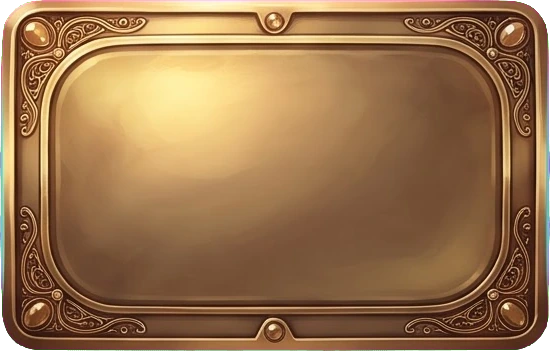
#> input picture assets/quest/plates/panel_chosen.webp, 550 x 351 px
$ python quest_plates.py ../assets/quest/plates/panel_chosen.webp
#> lines starting #> are read from the running program, lines starting #| are printed output that depends on the picture; after the words box and inside, x2 and y2 are one past the last pixel; in counts of white or black regions, pixels touching at a corner belong together
"""Quest's interface plates: cut the one Gemini sheet (art/QUEST_GEMINI_PROMPTS.md) into the pieces the game loads.

    python3 tools/quest_plates.py art/quest_plates_raw.png [--check] [--only panel_quiet,window]

The sheet holds nine plates in three rows of three, with flat magenta (#FF00FF) everywhere else. The plates are
FOUND, not cut at fixed thirds: the magenta is keyed, the sheet is split into bands of rows that contain anything,
each band into runs of columns, and each piece trimmed to its own bounds and written as a compressed .webp to
assets/quest/plates/. Cutting at exact thirds looked right and was not — the generator does not centre a plate in
its third, so the line between rows two and three fell inside the lower plates and every piece in the middle row
came out with a slice of the plate below it attached. That is invisible in the file and obvious in the game, as a
stray ornamented strip under every button.

A plate is used at many sizes — a button is 180 px wide on one screen and 260 on another — so the game draws it as
a nine-slice: four corners kept, four edges stretched along one axis, the middle stretched both ways. That only
works if every bit of ornament sits in a border band of constant width, so this tool MEASURES each plate's band,
on each of its four sides, and writes the four insets to assets/quest/plates.json. The game reads that file. The
art states its own geometry; the code adapts. Nothing here is hard-coded to a number in index.html.

--check measures and writes nothing. Run it first. Two defects make a plate unusable, and both are invisible until
it is stretched in the game:
  * a silhouette whose top or bottom edge is CURVED across the middle (an oval rather than a rounded rectangle).
    The middle is what gets stretched, so a curve there is stretched with it and the piece reads as a lens.
  * ornament that creeps inward past the band, which gets smeared across the stretched middle.
A smooth gradient across the middle is NOT a defect: a nine-slice scales the middle, it does not tile it, so a
gradient scales with it and the edges still meet. The first version of the prompt asked for a flat middle on that
mistaken ground; measuring showed the panels' strong top-to-bottom gradient is harmless.

Needs Pillow; numpy is used when present and is only a speed-up. Nothing else in the repo depends on this file:
the game paints its own plates in code until these exist, and picks them up without a code change once they do.
"""
import json, os, sys

# the grid, in reading order: the name each cell is written out as
CELLS = [['btn_gold', 'btn_jade', 'btn_steel'],
         ['panel_quiet', 'panel_chosen', 'panel_locked'],
         ['plaque', 'window', 'nameplate']]
ROOT = os.path.dirname(os.path.dirname(os.path.abspath(__file__)))
OUT = os.path.join(ROOT, 'assets', 'quest', 'plates')
LAY = os.path.join(ROOT, 'assets', 'quest', 'plates.json')
KEY_T = 70        # how far the magenta score (min(r-g, b-g)) must reach for a pixel to be a hole
CORE = 0.62       # below KEY_T * CORE a pixel is fully a hole; above it, it fades out
LINE = 3          # px masked either side of each cell boundary: Gemini draws the boundaries in as thin dark lines.
                  # Only the lines, not a fat margin: a plate may sit right up against the boundary, and an 8 px
                  # margin ate the top border off the plaque before this was measured.
FLAT = 6          # px a silhouette's top edge may vary across its middle 60% before it counts as curved


def load(path):
    from PIL import Image
    return Image.open(path).convert('RGB')


def score(im):
    """The magenta score per pixel: high where the background is, low on the plate."""
    try:
        import numpy as np
        a = np.asarray(im).astype(np.int16)
        return np.minimum(a[:, :, 0] - a[:, :, 1], a[:, :, 2] - a[:, :, 1])
    except ImportError:
        raise SystemExit('numpy is needed to measure the sheet (pip install numpy)')


# [9 lines left out: function bounds, not called in this run]


def boxvar(lum, np, k=5):
    """Local variance in a k x k window, by summed-area table — how busy the surface is at each pixel."""
    pad = k // 2
    p = np.pad(lum, pad, mode='edge')
    c1 = p.cumsum(0).cumsum(1)
    c2 = (p * p).cumsum(0).cumsum(1)
    def win(c):
        return (c[k:, k:] - c[:-k, k:] - c[k:, :-k] + c[:-k, :-k])
    p1 = np.pad(c1, ((1, 0), (1, 0)))
    p2 = np.pad(c2, ((1, 0), (1, 0)))
    n = k * k
    m = win(p1) / n
    return np.maximum(0.0, win(p2) / n - m * m)


def flatness(solid, np):
    """How much the silhouette's top and bottom edges rise and fall across the middle 60% of the width."""
    h, w = solid.shape
    out = []
    for edge in (0, 1):
        at = []
        for x in range(int(w * 0.20), int(w * 0.80)):
            col = np.where(solid[:, x])[0]
            if len(col):
                at.append(col[0] if edge == 0 else h - 1 - col[-1])
        out.append(int(max(at) - min(at)) if at else 999)
    return out


def band(rgb, solid, np):
    """The border band's thickness on each side. The ornament is busy and the inner face is calm, so the band is
    found from how much the surface varies locally — averaged across the middle 60% of the opposite axis, not read
    off one scan line. A single line runs through whatever rivet or gem happens to sit on the centre, which is how
    an earlier version measured the plaque's top border as nothing at all."""
    h, w = solid.shape
    lum = rgb.astype(float).mean(2)
    v = boxvar(lum, np)
    v = np.where(solid, v, np.nan)                  # outside the plate says nothing about its border
    def run(prof, n):
        # The baseline is the CALM interior, not the busy edge. Anchoring on the edge does not work: the keyed
        # boundary has the highest variance on the plate, so a threshold scaled from it is met immediately and
        # every border measures as a few pixels.
        if n < 16:
            return 0
        mid = prof[int(n * 0.35):int(n * 0.65)]
        mid = mid[~np.isnan(mid)]
        quiet = max(float(np.median(mid)) * 3.0 + 2.0, 3.0) if len(mid) else 3.0
        need = max(5, n // 40)
        calm = 0
        for i in range(n):
            v = prof[i]
            if np.isnan(v):                         # a row the plate's corner does not reach: not evidence either way
                calm = 0
                continue
            calm = calm + 1 if v <= quiet else 0
            if calm >= need:                        # a real stretch of calm: the inner face has started
                return max(0, i - calm + 1)
        return n // 6
    mid_x = slice(int(w * 0.20), int(w * 0.80))
    mid_y = slice(int(h * 0.20), int(h * 0.80))
    import warnings
    with np.errstate(invalid='ignore'), warnings.catch_warnings():
        warnings.simplefilter('ignore', RuntimeWarning)   # rows a corner does not reach are all-NaN, and say nothing
        down = np.nanmean(v[:, mid_x], 1)           # how busy each row is, across the middle of the width
        across = np.nanmean(v[mid_y, :], 0)         # how busy each column is, down the middle of the height
    raw = {'l': run(across, w), 'r': run(across[::-1], w),
           't': run(down, h), 'b': run(down[::-1], h)}
    # One inset per axis. The plates are symmetric by design — and the game mirrors them for Hebrew — so a pair that
    # disagrees wildly is a mis-read, not a feature. A reading of nothing, or of more than a third of the dimension,
    # is thrown away: the first means the scan started inside a clipped edge, the second that a gradient in a dark
    # area kept the variance up (this sheet is a JPEG, and its dark halves are noisy).
    def pick(a, b, dim):
        ok = [v for v in (a, b) if 0 < v <= dim * 0.3]
        return int(max(ok)) if ok else int(round(dim * 0.14))
    x, y = pick(raw['l'], raw['r'], w), pick(raw['t'], raw['b'], h)
    return {'l': x, 'r': x, 't': y, 'b': y, 'raw': raw}


def cap(ins, w, h, name):
    """A button is a bar with a half-circle at each end, so its left and right slices must take the WHOLE round
    end — at least half the height. Measured from the ornament alone the inset comes out narrower, the middle
    slice then contains part of the curve, and stretching it flattens one end and not the other."""
    if not name.startswith('btn_'):
        return ins
    want = min(int(round(h * 0.52)), (w - 2) // 2)
    return dict(ins, l=max(ins['l'], want), r=max(ins['r'], want))


def delines(sc, np):
    """Mark the thin dark lines Gemini draws along the cell boundaries as background, so they do not read as part
    of a plate — left alone they join every piece into one band. Only the lines, nothing wider."""
    H, W = sc.shape
    sc = sc.copy()
    for x in (W // 3, 2 * (W // 3)):
        sc[:, max(0, x - LINE):x + LINE] = 255
    for y in (H // 3, 2 * (H // 3)):
        sc[max(0, y - LINE):y + LINE, :] = 255
    return sc


def runs(mask, gap=6):
    """The runs of true in a 1-D mask, ignoring gaps shorter than `gap` (the keyer leaves specks)."""
    out, start, blank = [], None, 0
    for i, v in enumerate(mask):
        if v:
            if start is None:
                start = i - blank if blank and out and out[-1][1] == i - blank else i
                if out and i - out[-1][1] <= gap:
                    start = out.pop()[0]
            blank = 0
        else:
            blank += 1
            if start is not None and blank > gap:
                out.append((start, i - blank + 1)); start = None
    if start is not None:
        out.append((start, len(mask)))
    return [(a, b) for a, b in out if b - a > 24]


def find(sc, np):
    """Where the plates actually are: bands of rows that hold anything, and within each band, runs of columns."""
    solid = ~(sc > KEY_T)
    boxes = []
    for y0, y1 in runs(solid.sum(1) > 4):
        strip = solid[y0:y1]
        row = []
        for x0, x1 in runs(strip.sum(0) > 4):
            sub = strip[:, x0:x1]
            ys = np.where(sub.sum(1) > 4)[0]
            xs = np.where(sub.sum(0) > 4)[0]
            if len(ys) and len(xs):
                row.append((x0 + int(xs[0]), y0 + int(ys[0]), x0 + int(xs[-1]) + 1, y0 + int(ys[-1]) + 1))
        boxes.append(row)
    return boxes


def cut(im, sc, box, np):
    """One plate: its pixels, its alpha, and everything measured about it."""
    x0, y0, x1, y1 = box
    sub = sc[y0:y1, x0:x1]
    sol = sub <= KEY_T
    rgb = np.asarray(im).astype(np.int16)[y0:y1, x0:x1]
    # alpha: fully opaque below KEY_T * CORE, fading to clear at KEY_T, so the keyed edge is not a hard stair
    al = np.clip((KEY_T - sub) / max(1e-6, KEY_T * (1 - CORE)), 0, 1)
    return {'rgb': rgb, 'a': al, 'solid': sol, 'tight': '',
            'w': int(x1 - x0), 'h': int(y1 - y0),
            'flat': flatness(sol, np), 'band': band(rgb, sol, np)}


# A cell boundary that the generator drew ACROSS a plate cannot be repaired here, and the attempt did harm: the
# line is soft-edged in a JPEG, so a threshold loose enough to catch it also caught every plate's own dark bands,
# and repainting those smeared the filigree on all nine pieces while the line itself survived. The one plate that
# was crossed, the tall green window, is simply not used; its neighbours were never crossed and are clean.


def despill(rgb, a, np):
    """Recover each pixel's own colour from its blend with the magenta behind it.

    A half-covered rim pixel is observed = a * object + (1 - a) * magenta, and alpha already says what a is, so the
    object's colour is (observed - (1 - a) * magenta) / a. A fully opaque pixel is left exactly as it is.

    The rule this replaces was wrong and silently destroyed artwork: it pulled red and blue down to green wherever
    both exceeded it, on every pixel rather than only on the rim. That is what a crimson red looks like, so the
    heart came out of the sheet at (164, 21, 66) and was written to disk at (32, 21, 32) — black. Nothing in the
    file said so; it took rendering the icon and looking at it.
    """
    out = np.empty(rgb.shape, dtype=float)
    al = np.clip(a, 0, 1)
    safe = np.maximum(al, 0.05)[:, :, None]
    mag = np.array([255.0, 0.0, 255.0])
    out = (rgb.astype(float) - (1 - al)[:, :, None] * mag) / safe
    return np.where((al > 0.98)[:, :, None], rgb.astype(float), np.clip(out, 0, 255))

def main():
    args = [x for x in sys.argv[1:] if not x.startswith('--')]
    flags = [x for x in sys.argv[1:] if x.startswith('--')]
    if not args:
        raise SystemExit(__doc__)
    only = None
    for f in flags:
        if f.startswith('--only'):
            only = set(f.split('=', 1)[1].split(',')) if '=' in f else None
    check = '--check' in flags
    import numpy as np
    from PIL import Image
    im = load(args[0])
    sc = delines(score(im), np)
#> in score, `return np.minimum(a[:, :, 0] - a[:, :, 1], a[:, :, 2] - a[:, :, 1])`:
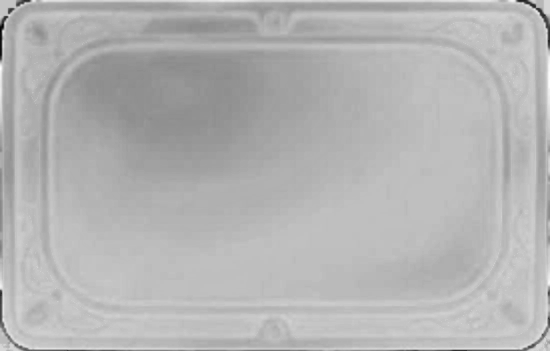
#> returned value: shape (351, 550) int16; min -245, max 47, mean -38.9; drawn with min black and max white
#> in delines, `H, W = sc.shape`: H = 351; W = 550
#> the loop in delines, `for x in (W // 3, 2 * (W // 3)):` made 2 passes
#> x on passes 1 to 2: 183, 366
#> after the loop in delines, `for x in (W // 3, 2 * (W // 3)):`:
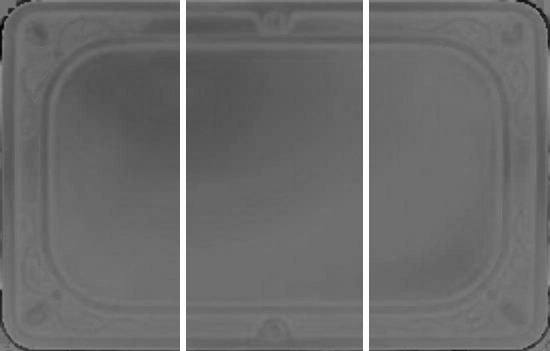
#> sc: shape (351, 550) int16; 2.18% of pixels changed, all inside (x1, y1, x2, y2) = (180, 0, 369, 351); drawn with min black and max white
#> the loop in delines, `for y in (H // 3, 2 * (H // 3)):` made 2 passes
#> y on passes 1 to 2: 117, 234
#> after the loop in delines, `for y in (H // 3, 2 * (H // 3)):`:
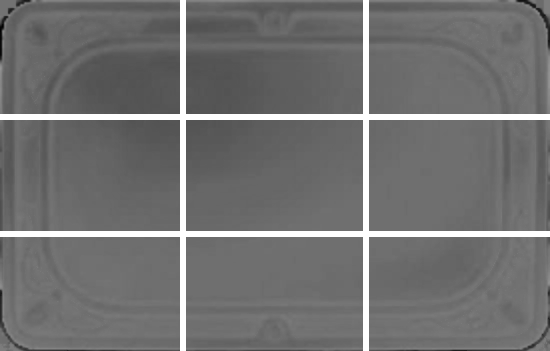
#> sc: shape (351, 550) int16; 3.34% of pixels changed, all inside (x1, y1, x2, y2) = (0, 114, 550, 237); drawn with min black and max white
    grid = find(sc, np)
#> in find, `solid = ~(sc > KEY_T)`:
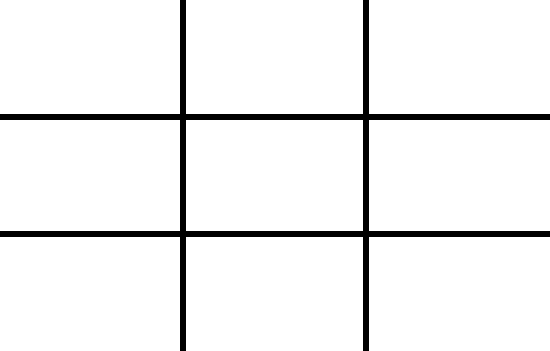
#> solid: shape (351, 550) bool; 94.5% white; 1 black region, box (x1, y1, x2, y2) and area: (0, 0, 550, 351) 10668
#> in runs, `out, start, blank = [], None, 0`: blank = 0
#> the loop in find, `for y0, y1 in runs(solid.sum(1) > 4):` made 1 pass
#> (y0, y1) on pass 1: (0, 351)
#> after the loop in find, `for y0, y1 in runs(solid.sum(1) > 4):`: boxes = [[(0, 0, 550, 351)]]
#> grid = [[(0, 0, 550, 351)]]
    if len(grid) == 1 and len(grid[0]) == 3:
        print('one row of three: reading it as the button row')   # the re-run sheet holds only the top row
        grid = [grid[0], [], []]
    elif len(grid) != 3 or any(len(r) != 3 for r in grid):
        print('found %s, expected three rows of three — the sheet is not laid out as asked' %
              ([len(r) for r in grid],))
#| found [1], expected three rows of three — the sheet is not laid out as asked
    print('sheet %d x %d' % im.size)
#| sheet 550 x 351
    print('%-13s %-11s %-7s %-30s %s' % ('piece', 'size', 'ratio', 'border x / y (raw l/r t/b)', 'top/bottom edge'))
    lay, files = {}, []
    for ry, row in enumerate(grid[:3]):
        for rx, box in enumerate(row[:3]):
            name = CELLS[ry][rx]
            if only and name not in only:
                continue
            c = cut(im, sc, box, np)
            if not c:
                print('%-13s EMPTY' % name)
                continue
            w, h = c['w'], c['h']
            bd = cap(c['band'], w, h, name)
            ft, fb = c['flat']
            ok = ft <= FLAT and fb <= FLAT
            print('%-13s %4dx%-6d %-7.2f x%-5d y%-5d (raw %d/%d %d/%d)  %s' % (
                name, w, h, w / h, bd['l'], bd['t'],
                bd['raw']['l'], bd['raw']['r'], bd['raw']['t'], bd['raw']['b'],
                'flat (%d/%d px)' % (ft, fb) if ok else 'CURVED (%d/%d px) — will not stretch' % (ft, fb)))
            lay[name] = {'w': w, 'h': h, 'ins': [bd['l'], bd['t']], 'flat': bool(ok)}
            if c['tight']:
                print('%-13s   ^ reaches its cell boundary on %s — its outer border may be clipped in the sheet' % ('', c['tight']))
            if check:
                continue
            px = despill(c['rgb'], c['a'], np)
            out = np.concatenate([np.clip(px, 0, 255), (c['a'] * 255)[:, :, None]], 2).astype('uint8')
            os.makedirs(OUT, exist_ok=True)
            p = os.path.join(OUT, name + '.webp')
            Image.fromarray(out, 'RGBA').save(p, 'WEBP', quality=92, method=6)
            files.append((name, os.path.getsize(p)))
#> this loop made 1 pass
#> ry on pass 1: 0
#> (printed output is left out)
#> pass 1, in band, `lum = rgb.astype(float).mean(2)`:
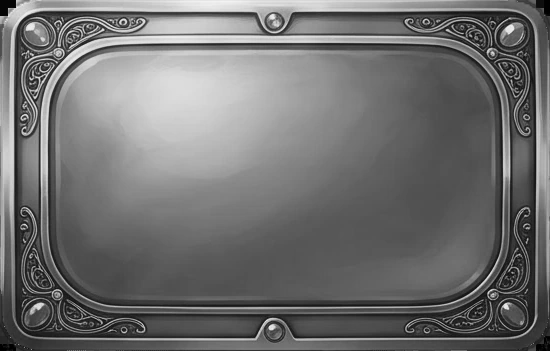
#> lum: shape (351, 550) float64; min 0, max 243.3, mean 112.1
#> pass 1, in boxvar, `c1 = p.cumsum(0).cumsum(1)`:
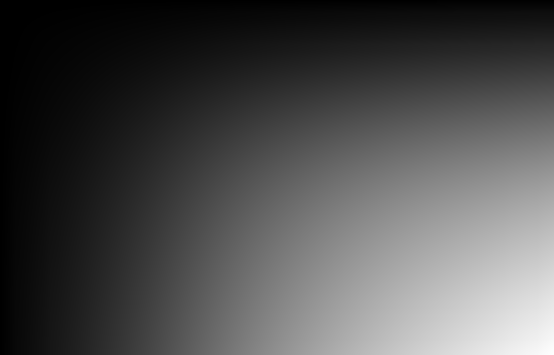
#> c1: shape (355, 554) float64; min 6.67, max 22063056.7, mean 6726170; drawn with min black and max white
#> after the loop:
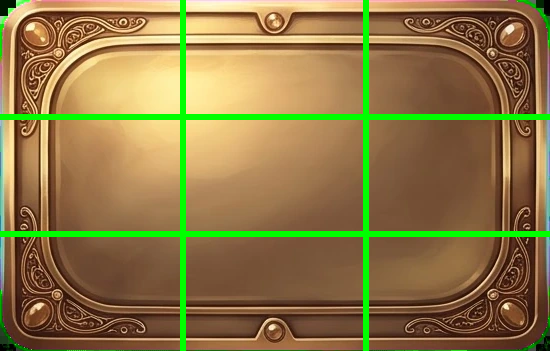
#> px: shape (351, 550, 3) float64; mean R, G, B 141, 120, 69.6
#> after the loop, files = [('btn_gold', 33660)]; lay = 1 item
    if check:
        print('\n--check: nothing written.')
        return
    # Merge, do not replace. The plates arrived on two sheets — the panels on one, the buttons on another — and a
    # run with --only used to write a file holding just what that run cut, silently dropping the rest.
    old = {}
    if os.path.exists(LAY):
        try:
            with open(LAY) as f:
                old = json.load(f) or {}
        except (ValueError, OSError):
            old = {}
    old.update(lay)
    with open(LAY, 'w') as f:
        json.dump(old, f, indent=1, sort_keys=True)
    print('\nwrote %s' % os.path.relpath(LAY, ROOT))
#| wrote assets/quest/plates.json
    for n, sz in files:
        print('  %-13s %6.1f KB' % (n, sz / 1024))
#> this loop made 1 pass
#> (printed output is left out)
    print('  %-13s %6.1f KB total' % ('', sum(s for _, s in files) / 1024))
#|                   32.9 KB total


if __name__ == '__main__':
    main()

$ run again, with assets/quest/plates/plaque.webp copied over assets/quest/plates/panel_chosen.webp
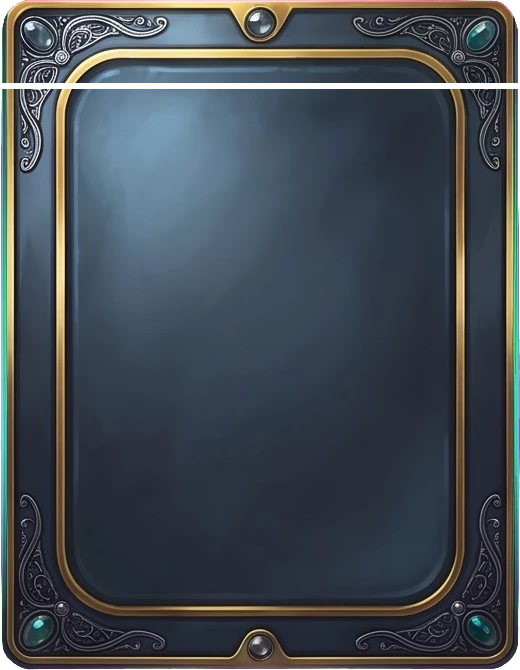
#> input picture assets/quest/plates/plaque.webp, 520 x 670 px
#> H = 670; W = 520
#> the loop in delines, `for x in (W // 3, 2 * (W // 3)):` made 2 passes
#> x on passes 1 to 2: 173, 346
#> after the loop in delines, `for x in (W // 3, 2 * (W // 3)):`:
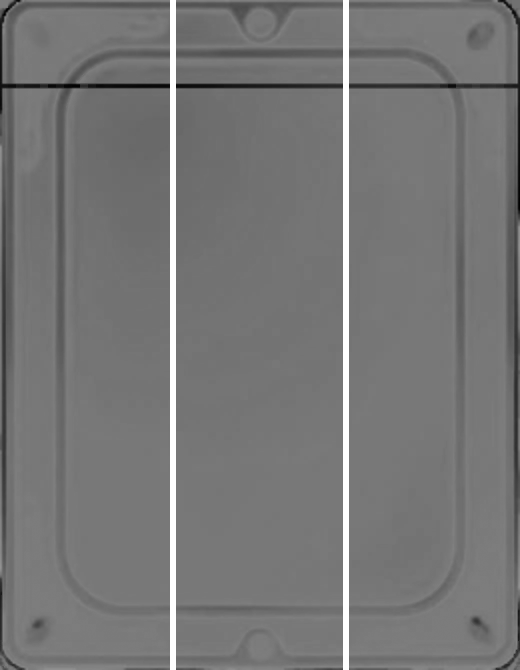
#> sc: shape (670, 520) int16; min -242, max 255, mean -10.6; drawn with min black and max white
#> the loop in delines, `for y in (H // 3, 2 * (H // 3)):` made 2 passes
#> y on passes 1 to 2: 223, 446
#> solid: shape (670, 520) bool; 95.9% white; 1 black region, box (x1, y1, x2, y2) and area: (0, 0, 520, 670) 14136
#> blank = 0
#> the loop in find, `for y0, y1 in runs(solid.sum(1) > 4):` made 1 pass
#> (y0, y1) on pass 1: (0, 670)
#> after the loop in find, `for y0, y1 in runs(solid.sum(1) > 4):`: boxes = [[(0, 0, 520, 670)]]
#| found [1], expected three rows of three — the sheet is not laid out as asked
#| sheet 520 x 670
#> the loop in main, `for ry, row in enumerate(grid[:3]):` made 1 pass
#> ry on pass 1: 0
#> (printed output is left out)
#> after the loop in main, `for ry, row in enumerate(grid[:3]):`:
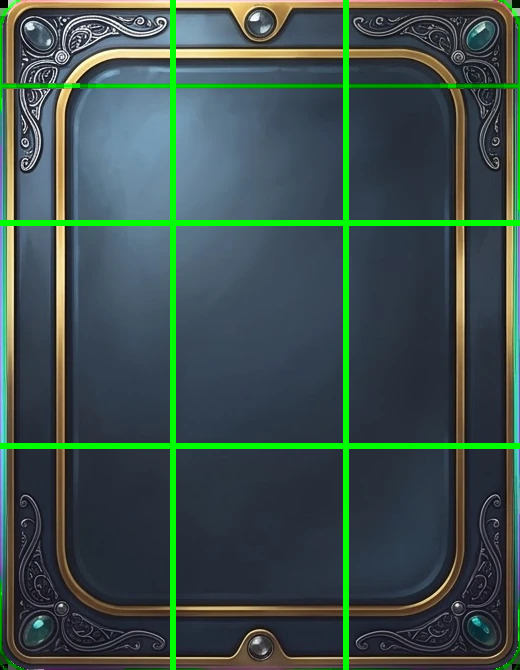
#> px: shape (670, 520, 3) float64; mean R, G, B 61.3, 81.2, 75.8
#> after the loop in main, `for ry, row in enumerate(grid[:3]):`: files = [('btn_gold', 40452)]; lay = 1 item
#| wrote assets/quest/plates.json
#> the loop in main, `for n, sz in files:` made 1 pass
#> (printed output is left out)
#|                   39.5 KB total
